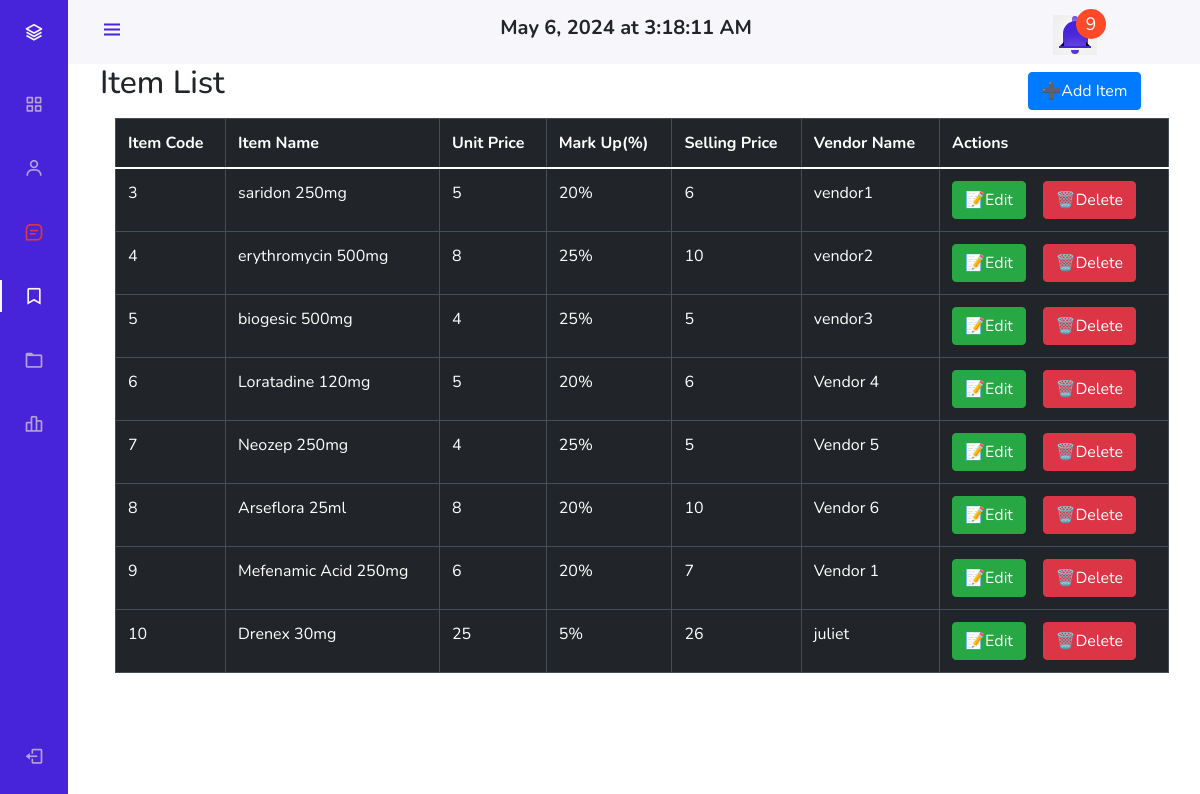
The app's page /pages/admin/admin_view_items.php with its own data.
### tables this page shows
CREATE TABLE `items` (
  `code` int(11) NOT NULL,
  `item_name` varchar(50) NOT NULL,
  `what_for` varchar(256) NOT NULL,
  `unit_price` double NOT NULL,
  `mark_up` int(2) NOT NULL,
  `price` double NOT NULL,
  `vendor_name` varchar(250) NOT NULL
);

### pages/admin/admin_view_items.php (the view, shortened to what this page needs)
<!DOCTYPE html>
<html lang="en">
<head>
    <?php include "ham.php"; ?>
    <?php
    include '../../database/config.php';
    $data = "SELECT * FROM items";
    $result = mysqli_query($conn, $data);
    echo "<div class='row justify-content-between'>
        <div class='col-2'> <h2>Item List</h2></div>
        <div class='col-2'><a href='admin_add_item.php' class='btn btn-primary my-2'>➕Add Item</a></div>
    </div>
    <section class='intro'>
        <div class='gradient-custom-2 h-100'>
            <div class='mask d-flex align-items-center h-100'>
                <div class='container'>
                    <div class='row justify-content-center'>
                        <div class='col-12'>
                            <div class='table-responsive'>
                                <table class='table table-dark table-bordered mb-0'>
                                    <thead>
                                        <tr>
                                            <th scope='col'>Item Code</th>
                                            <th scope='col'>Item Name</th>
                                            <th scope='col'>Unit Price</th>
                                            <th scope='col'>Mark Up(%)</th>
                                            <th scope='col'>Selling Price</th>
                                            <th scope='col'>Vendor Name</th>
                                            <th scope='col'>Actions</th>
                                        </tr>
                                    </thead>
                                    <tbody>";
    if (mysqli_num_rows($result) > 0) {
        while ($row = mysqli_fetch_assoc($result)) {
            $code = $row['code'];
            $item_name = $row['item_name'];
            $unit_price = $row['unit_price'];
            $mark_up = $row['mark_up'];
            $price = $row['price'];
            $vendor_name = $row['vendor_name'];
            echo "<tr>";
            echo "<td class='code'>" . $code . "</td>";
            echo "<td>" . $item_name . "</td>";
            echo "<td>" . $unit_price . "</td>";
            echo "<td>" . $mark_up . "%" . "</td>";
            echo "<td>" . $price . "</td>";
            echo "<td>" . $vendor_name . "</td>";
            echo "<td>" . "<a href='#' class='btn btn-success edit_item'>📝Edit</a> &nbsp&nbsp <a href='#' class='btn btn-danger delete_item'>🗑️Delete</a>" . "</td>";
            echo "</tr>";
        }
        echo "</tbody>
                                </table>
                            </div>
                        </div>
                    </div>
                </div>
            </div>
        </div>
    </section>
    <br/>
        ";
    } else {
        echo "Database is EMPTY";
    }
    ?>
    </body>
</html>

### css/admin_ham.css (style rules this page uses)
:root { --header-height: 3rem; --nav-width: 68px; --first-color: #4723D9; --first-color-light: #AFA5D9; --white-color: #F7F6FB; --body-font: 'Nunito', sans-serif; --normal-font-size: 1rem; --z-fixed: 100 }
*,::before,::after { box-sizing: border-box }
body { position: relative;margin: var(--header-height) 0 0 0;padding: 0 1rem;font-family: var(--body-font);font-size: var(--normal-font-size);transition: .5s }
a { text-decoration: none }
@media screen and (min-width: 768px) { body { margin: calc(var(--header-height) + 1rem) 0 0 0;padding-left: calc(var(--nav-width) + 2rem) } }

### records on screen
items: code "3", item_name "saridon 250mg", unit_price "5", mark_up "20", price "6", vendor_name "vendor1"
items: code "4", item_name "erythromycin 500mg", unit_price "8", mark_up "25", price "10", vendor_name "vendor2"
items: code "5", item_name "biogesic 500mg", unit_price "4", mark_up "25", price "5", vendor_name "vendor3"
items: code "6", item_name "Loratadine 120mg", unit_price "5", mark_up "20", price "6", vendor_name "Vendor 4"
items: code "7", item_name "Neozep 250mg", unit_price "4", mark_up "25", price "5", vendor_name "Vendor 5"
items: code "8", item_name "Arseflora 25ml", unit_price "8", mark_up "20", price "10", vendor_name "Vendor 6"
items: code "9", item_name "Mefenamic Acid 250mg", unit_price "6", mark_up "20", price "7", vendor_name "Vendor 1"
items: code "10", item_name "Drenex 30mg", unit_price "25", mark_up "5", price "26", vendor_name "juliet"

### other values on screen
$notifCount "9"
